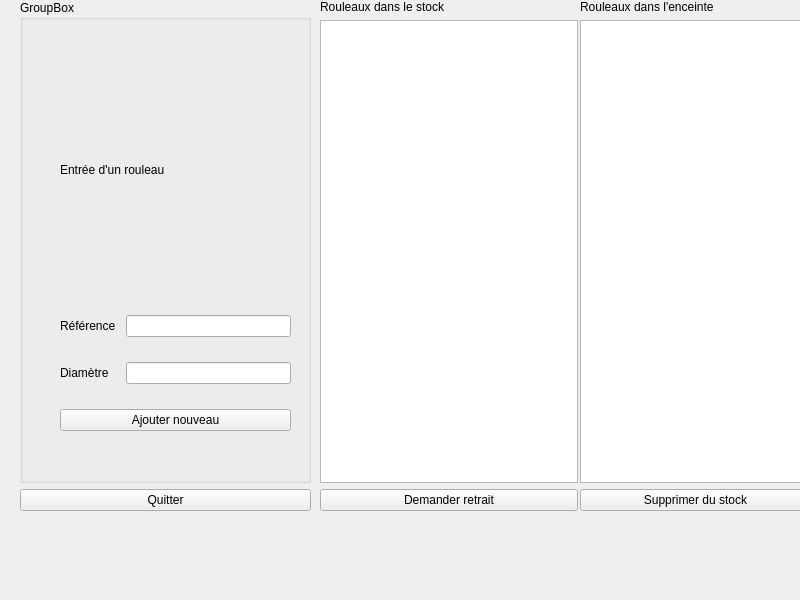
<?xml version="1.0" encoding="UTF-8"?>
<ui version="4.0">
 <class>Magasin</class>
 <widget class="QWidget" name="Magasin">
  <property name="geometry">
   <rect>
    <x>0</x>
    <y>0</y>
    <width>800</width>
    <height>600</height>
   </rect>
  </property>
  <property name="windowTitle">
   <string>Magasin</string>
  </property>
  <widget class="QWidget" name="verticalLayoutWidget">
   <property name="geometry">
    <rect>
     <x>20</x>
     <y>0</y>
     <width>291</width>
     <height>511</height>
    </rect>
   </property>
   <layout class="QVBoxLayout" name="verticalLayout_6">
    <item>
     <widget class="QGroupBox" name="groupBox">
      <property name="title">
       <string>GroupBox</string>
      </property>
      <widget class="QWidget" name="gridLayoutWidget">
       <property name="geometry">
        <rect>
         <x>30</x>
         <y>40</y>
         <width>251</width>
         <height>441</height>
        </rect>
       </property>
       <layout class="QGridLayout" name="gridLayout">
        <property name="leftMargin">
         <number>10</number>
        </property>
        <property name="topMargin">
         <number>10</number>
        </property>
        <property name="rightMargin">
         <number>10</number>
        </property>
        <property name="bottomMargin">
         <number>10</number>
        </property>
        <property name="horizontalSpacing">
         <number>10</number>
        </property>
        <property name="verticalSpacing">
         <number>25</number>
        </property>
        <item row="4" column="0">
         <widget class="QLabel" name="label">
          <property name="text">
           <string>Diamètre</string>
          </property>
         </widget>
        </item>
        <item row="3" column="1">
         <widget class="QLineEdit" name="lineEditReference"/>
        </item>
        <item row="4" column="1">
         <widget class="QLineEdit" name="LineEditDiametre"/>
        </item>
        <item row="3" column="0">
         <widget class="QLabel" name="label_2">
          <property name="text">
           <string>Référence</string>
          </property>
         </widget>
        </item>
        <item row="9" column="1">
         <spacer name="verticalSpacer">
          <property name="orientation">
           <enum>Qt::Vertical</enum>
          </property>
          <property name="sizeType">
           <enum>QSizePolicy::Ignored</enum>
          </property>
          <property name="sizeHint" stdset="0">
           <size>
            <width>20</width>
            <height>40</height>
           </size>
          </property>
         </spacer>
        </item>
        <item row="1" column="0" colspan="2">
         <widget class="QLabel" name="label_5">
          <property name="text">
           <string>Entrée d'un rouleau</string>
          </property>
         </widget>
        </item>
        <item row="8" column="0" colspan="2">
         <widget class="QPushButton" name="pushButtonNouveau">
          <property name="text">
           <string>Ajouter nouveau</string>
          </property>
         </widget>
        </item>
       </layout>
      </widget>
     </widget>
    </item>
    <item>
     <widget class="QPushButton" name="pushButton_2">
      <property name="text">
       <string>Quitter</string>
      </property>
     </widget>
    </item>
   </layout>
  </widget>
  <widget class="QWidget" name="layoutWidget">
   <property name="geometry">
    <rect>
     <x>320</x>
     <y>0</y>
     <width>258</width>
     <height>511</height>
    </rect>
   </property>
   <layout class="QVBoxLayout" name="verticalLayout">
    <item>
     <widget class="QLabel" name="label_3">
      <property name="text">
       <string>Rouleaux dans le stock</string>
      </property>
     </widget>
    </item>
    <item>
     <widget class="QListWidget" name="listWidgetStock"/>
    </item>
    <item>
     <widget class="QPushButton" name="pushButtonRetrait">
      <property name="text">
       <string>Demander retrait</string>
      </property>
     </widget>
    </item>
   </layout>
  </widget>
  <widget class="QWidget" name="layoutWidget_2">
   <property name="geometry">
    <rect>
     <x>580</x>
     <y>0</y>
     <width>231</width>
     <height>511</height>
    </rect>
   </property>
   <layout class="QGridLayout" name="gridLayout_2">
    <item row="0" column="0">
     <widget class="QLabel" name="label_4">
      <property name="text">
       <string>Rouleaux dans l'enceinte</string>
      </property>
     </widget>
    </item>
    <item row="1" column="0">
     <widget class="QListWidget" name="listWidgetRouleauxRetenus"/>
    </item>
    <item row="2" column="0">
     <widget class="QPushButton" name="pushButtonSupression">
      <property name="text">
       <string>Supprimer du stock</string>
      </property>
     </widget>
    </item>
   </layout>
  </widget>
 </widget>
 <resources/>
 <connections>
  <connection>
   <sender>pushButton_2</sender>
   <signal>clicked()</signal>
   <receiver>Magasin</receiver>
   <slot>close()</slot>
   <hints>
    <hint type="sourcelabel">
     <x>136</x>
     <y>504</y>
    </hint>
    <hint type="destinationlabel">
     <x>139</x>
     <y>521</y>
    </hint>
   </hints>
  </connection>
 </connections>
</ui>
